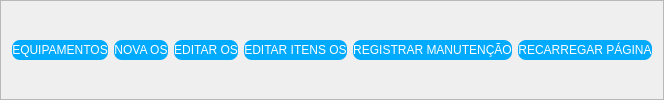
            <widget class="QFrame" name="frame_os_action">
             <property name="sizePolicy">
              <sizepolicy hsizetype="Expanding" vsizetype="Fixed">
               <horstretch>0</horstretch>
               <verstretch>0</verstretch>
              </sizepolicy>
             </property>
             <property name="minimumSize">
              <size>
               <width>0</width>
               <height>40</height>
              </size>
             </property>
             <property name="frameShape">
              <enum>QFrame::StyledPanel</enum>
             </property>
             <property name="frameShadow">
              <enum>QFrame::Raised</enum>
             </property>
             <layout class="QHBoxLayout" name="horizontalLayout_47">
              <item>
               <widget class="QPushButton" name="btn_os_equipamentos">
                <property name="minimumSize">
                 <size>
                  <width>0</width>
                  <height>20</height>
                 </size>
                </property>
                <property name="styleSheet">
                 <string notr="true">background-color: rgb(0, 170, 255);
color: rgb(255, 255, 255);
border-radius: 8px;
border: 0px;</string>
                </property>
                <property name="text">
                 <string>EQUIPAMENTOS</string>
                </property>
               </widget>
              </item>
              <item>
               <widget class="QPushButton" name="btn_os_nova_os">
                <property name="minimumSize">
                 <size>
                  <width>0</width>
                  <height>20</height>
                 </size>
                </property>
                <property name="styleSheet">
                 <string notr="true">background-color: rgb(0, 170, 255);
color: rgb(255, 255, 255);
border-radius: 8px;
border: 0px;</string>
                </property>
                <property name="text">
                 <string>NOVA OS</string>
                </property>
               </widget>
              </item>
              <item>
               <widget class="QPushButton" name="btn_os_edit_os">
                <property name="minimumSize">
                 <size>
                  <width>0</width>
                  <height>20</height>
                 </size>
                </property>
                <property name="styleSheet">
                 <string notr="true">background-color: rgb(0, 170, 255);
color: rgb(255, 255, 255);
border-radius: 8px;
border: 0px;</string>
                </property>
                <property name="text">
                 <string>EDITAR OS</string>
                </property>
               </widget>
              </item>
              <item>
               <widget class="QPushButton" name="btn_os_edit_itens_os">
                <property name="minimumSize">
                 <size>
                  <width>0</width>
                  <height>20</height>
                 </size>
                </property>
                <property name="styleSheet">
                 <string notr="true">background-color: rgb(0, 170, 255);
color: rgb(255, 255, 255);
border-radius: 8px;
border: 0px;</string>
                </property>
                <property name="text">
                 <string>EDITAR ITENS OS</string>
                </property>
               </widget>
              </item>
              <item>
               <widget class="QPushButton" name="btn_os_registro_manutencao">
                <property name="minimumSize">
                 <size>
                  <width>0</width>
                  <height>20</height>
                 </size>
                </property>
                <property name="styleSheet">
                 <string notr="true">background-color: rgb(0, 170, 255);
color: rgb(255, 255, 255);
border-radius: 8px;
border: 0px;</string>
                </property>
                <property name="text">
                 <string>REGISTRAR MANUTENÇÃO</string>
                </property>
               </widget>
              </item>
              <item>
               <widget class="QPushButton" name="btn_os_recarregar">
                <property name="minimumSize">
                 <size>
                  <width>0</width>
                  <height>20</height>
                 </size>
                </property>
                <property name="styleSheet">
                 <string notr="true">background-color: rgb(0, 170, 255);
color: rgb(255, 255, 255);
border-radius: 8px;
border: 0px;</string>
                </property>
                <property name="text">
                 <string>RECARREGAR PÁGINA</string>
                </property>
               </widget>
              </item>
             </layout>
            </widget>
